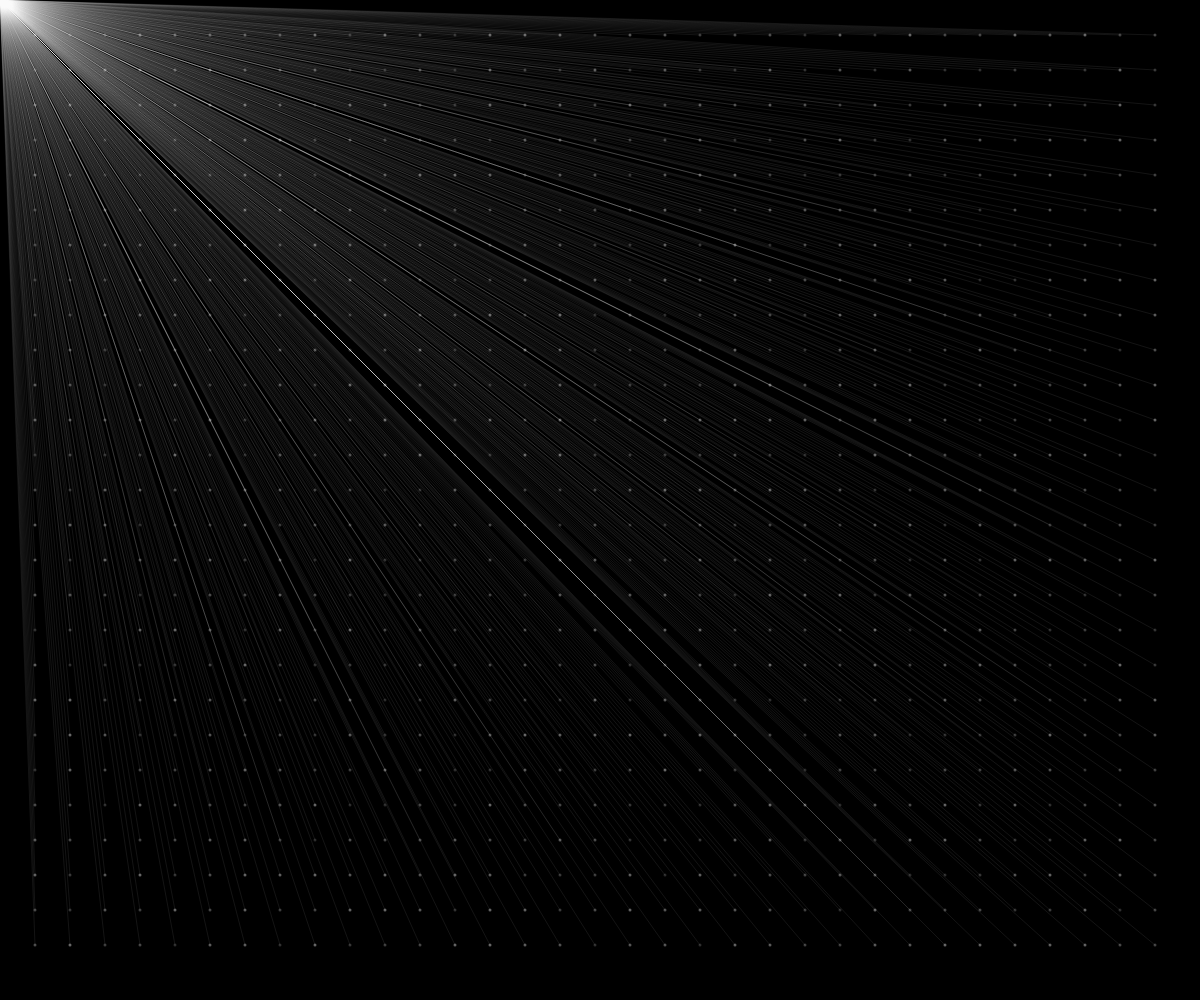
Frame 1 (no input)
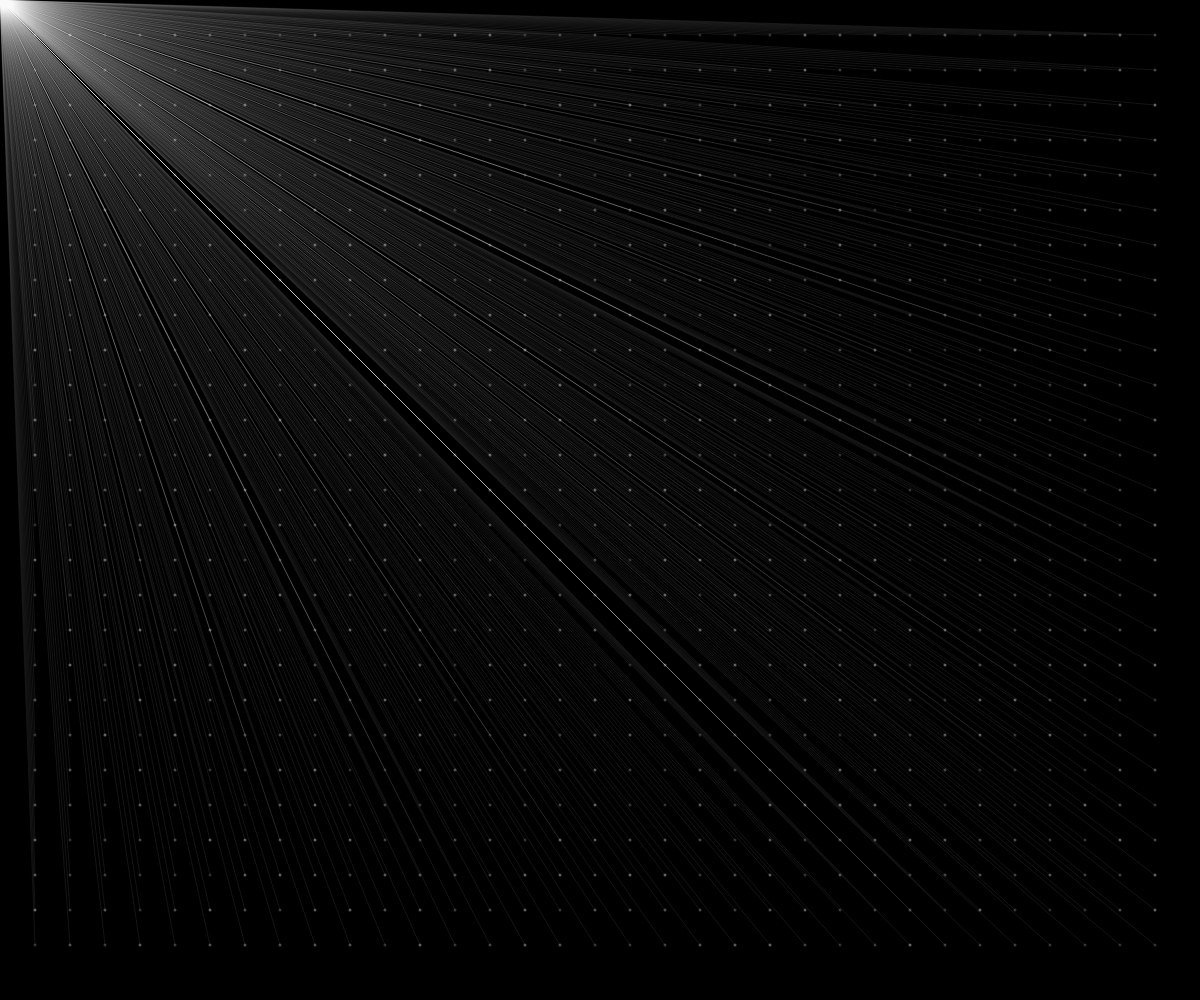
Frame 60 (no input)
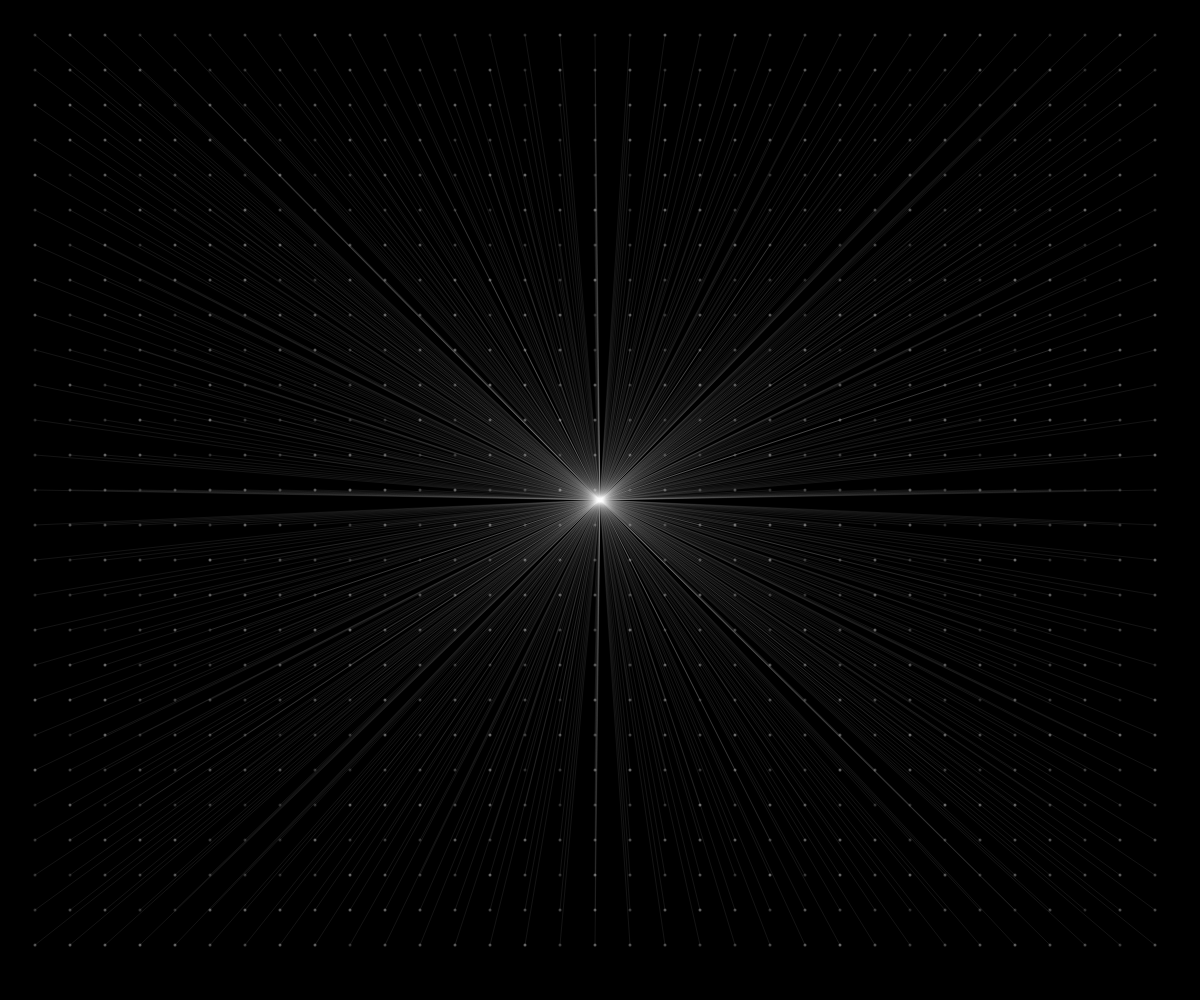
Frame 120 (the mouse pressed at the canvas centre since frame 60)

The p5.js sketch that drew these frames (run headless with seeded random() and noise() and a simulated clock; from frame 60 on, the mouse is pressed at the canvas centre):

// p5.js sketch
// ── sketch.js
function setup() {
  createCanvas(windowWidth, windowHeight);
}

function draw(){
  background(0);

  const gridSize = 35;
  const focusX = mouseX
  const focusY = mouseY
  
  for (let x = gridSize; x <= width - gridSize; x += gridSize) {
    for (let y = gridSize; y <= height - gridSize; y += gridSize) {
      stroke(255, random(40, 100));
      strokeWeight(3)
      point(x, y);
      stroke(255, 20);
      strokeWeight(1)
      line(x, y, focusX, focusY);
    }
  }
}
